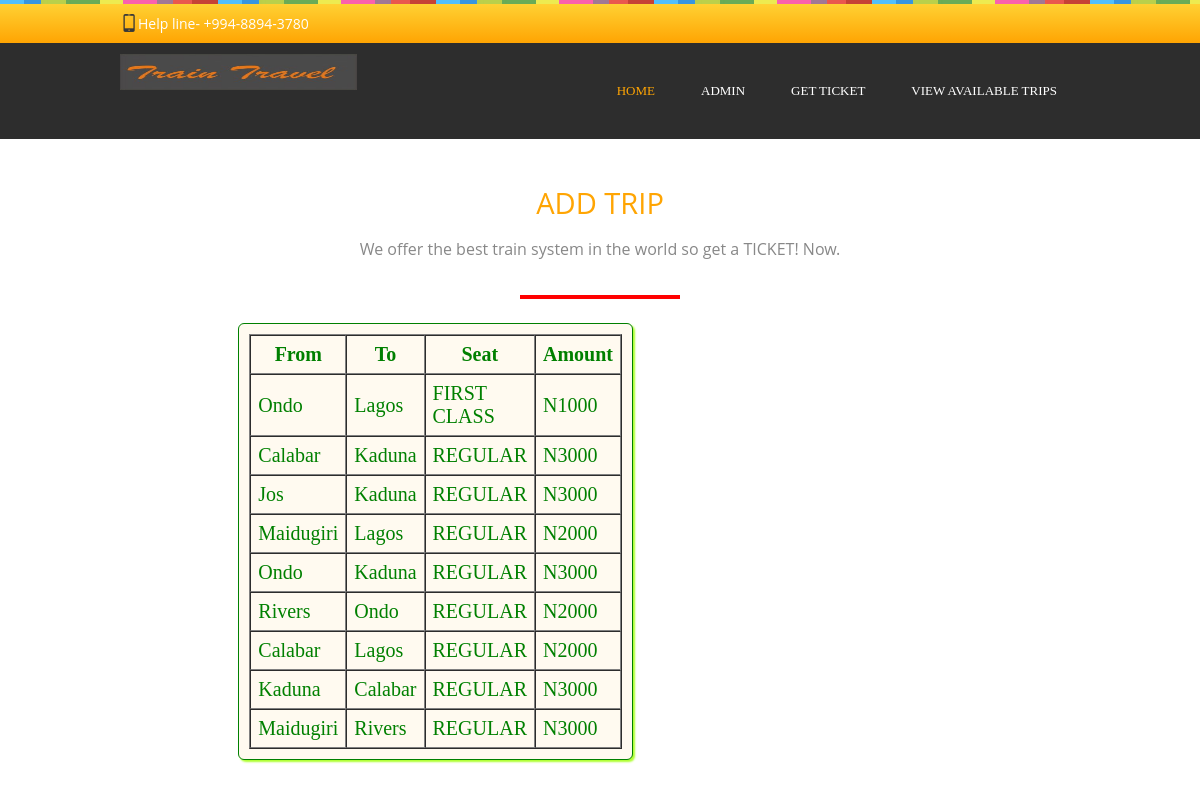
Page /trips.php on the committed database.
### tables this page shows
CREATE TABLE `trips` (
  `id` int(11) NOT NULL,
  `fr` varchar(50) NOT NULL,
  `t` varchar(50) NOT NULL,
  `amount` varchar(60) NOT NULL,
  `type` varchar(60) NOT NULL
);

### trips.php (the view, shortened to what this page needs)
<!DOCTYPE HTML>
<html>
<head>
<link href="css/style.css" rel="stylesheet" type="text/css"/>
</head>
<body>
<div class="header">
		<div class="header-top">
				<div class="wrap">
						<div class="top-header-left">
							<p>Help line- +994-8894-3780</p>
						</div>
			   </div>
	    </div>
	   <div class="header-bottom">
		  <div class="wrap">
			<div class="logo">
				<a href="index.html"><img src="images/lg.jpg" alt="" width="237" height="36"/></a>
			</div>
			<div class="top-nav">
					<?php include 'us.php' ?>
		    </div>
		</div>
	</div>
</div>
	    <div class="main">
			<div class="wrap">
				<div class="module-title">
                	<h2 class="title">ADD TRIP</h2>
                	<p class="modulePretext">	We offer the best train system in the world so get a TICKET! Now.</p>
				</div>
            <div id="col" style="width:auto; margin:15px 400px 15px 400px; clear:both; height:auto; border:2px solid red;">
         	<div class="right" style="clear:right; float:right; width:auto; margin:26px 45px 9px 5px;
             border:1px solid green; box-shadow:2px 2px 2px greenyellow; border-radius:6px; height:auto; background:floralwhite; padding:10px;
             ">
            <table border="1" cellspacing="0" cellpadding="7" style="color:green; font-family:'Browallia New'; font-size:20px;">
            	<tr><th>From</th><th>To</th><th>Seat</th><th>Amount</th></tr>
                <?php
                $sdx=mysql_query("SELECT * FROM trips");
				while($x=mysql_fetch_assoc($sdx)){
					$fr=$x['fr'];
					$to=$x['t'];
					$amount=$x['amount'];
					$type=$x['type'];
					echo "<tr><td>$fr</td><td>$to</td><td>$type</td><td>$amount</td></tr>";
					}
				?>
            </table>
            </div>
            </div>
			</div>
			</div>
			<div class="more">
			</div>
</body>
</html>

### us.php (shortened to what this page needs)
<ul style="font-family:'Browallia New'; font-size:34px;">
					  <li class="active"><a href="index.php">Home</a></li>
					  <li><a href="admin.php">Admin</a></li>
					  <li><a href="getticket.php">Get Ticket</a></li>
					  <li><a href="trips.php">View Available Trips</a></li>
					</ul>

### css/style.css (style rules this page uses)
html,body,div,span,applet,object,iframe,h1,h2,h3,h4,h5,h6,p,blockquote,pre,a,abbr,acronym,address,cite,code,del,dfn,em,img,ins,kbd,q,s,samp,small,strike,strong,sub,sup,tt,var,b,u,i,dl,dt,dd,ol,nav ul,nav li,fieldset,form,label,legend,caption,article,aside,canvas,details,embed,figure,figcaption,footer,header,hgroup,menu,nav,output,ruby,section,summary,time,mark,audio,video { margin:0; padding:0; font-size:100%; font:inherit; vertical-align:baseline; border:0; }
ol,ul { list-style:none; margin:0; padding:0; width: auto; }
a { text-decoration:none; }
img { max-width:100%; }
body { font-family: 'Open Sans', sans-serif; background:#fff; }
.wrap { width:80%; margin:0 auto; -moz-transition:all .2s linear; -webkit-transition:all .2s linear; -o-transition:all .2s linear; -ms-transition:all .2s linear; }
.header-bottom { background: #2D2D2D; }
.module-title h2 { font-size: 29px; text-transform: uppercase; padding:50px 0 21px 0; line-height: 27px; text-align:center; color:#FFA503; }
p.modulePretext { padding: 0 192px 20px; font-size: 1em; line-height: 1.5em; color: #888; }
.more { text-align: center; padding:4% 0 2%; }
.header-top { padding:10px 0; background: #ffd133; background: -moz-linear-gradient(top, #ffd133 0%, #ffa503 99%); background: -webkit-gradient(linear, left top, left bottom, color-stop(0%,#ffd133), color-stop(99%,#ffa503)); background: -webkit-linear-gradient(top, #ffd133 0%,#ffa503 99%); background: -o-linear-gradient(top, #ffd133 0%,#ffa503 99%); background: -ms-linear-gradient(top, #ffd133 0%,#ffa503 99%); background: linear-gradient(to bottom, #ffd133 0%,#ffa503 99%); filter: progid:DXImageTransform.Microsoft.gradient( startColorstr='#ffd133', endColorstr='#ffa503',GradientType=0 ); }
.top-header-left { float: left; }
.top-header-left p { font-family: 'Open Sans', sans-serif; color:#fff; font-size: 0.875em; background: url(../images/phone.png) no-repeat; padding-left: 18px; }
.logo { float: left; margin-top:1.1%; }
.top-nav { float: right; }
.top-nav ul li { display: inline; float: left; padding: 40px 23px; width: auto; }
.top-nav ul li a { color: #fff; display: block; position: relative; text-transform: uppercase; transition: 0.5s ease; -o-transition: 0.5s ease; -webkit-transition: 0.5s ease; font-size: 13px; position: relative; }
.top-nav li.active a, .top-nav li a:hover { color:#ffa503; }
.main { background: #FFF; }
p.modulePretext { padding: 0 128px 19px; text-align:center; }

### rows in the picture
trips: fr "Ondo", t "Lagos", type "FIRST CLASS", amount "N1000"
trips: fr "Calabar", t "Kaduna", type "REGULAR", amount "N3000"
trips: fr "Jos", t "Kaduna", type "REGULAR", amount "N3000"
trips: fr "Maidugiri", t "Lagos", type "REGULAR", amount "N2000"
trips: fr "Ondo", t "Kaduna", type "REGULAR", amount "N3000"
trips: fr "Rivers", t "Ondo", type "REGULAR", amount "N2000"
trips: fr "Calabar", t "Lagos", type "REGULAR", amount "N2000"
trips: fr "Kaduna", t "Calabar", type "REGULAR", amount "N3000"
trips: fr "Maidugiri", t "Rivers", type "REGULAR", amount "N3000"
